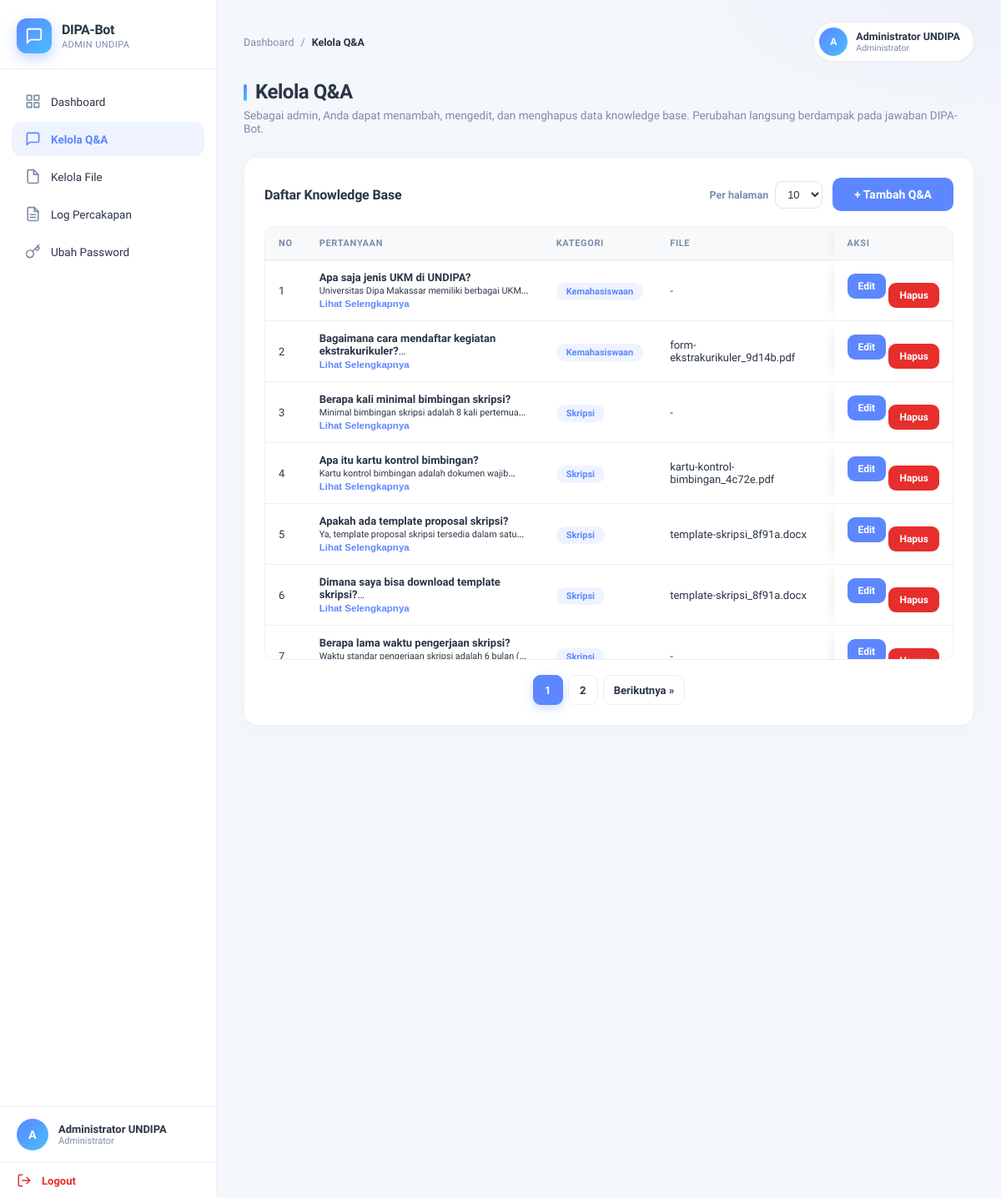
/admin/qa_manage.php (signed in), run on the app's committed database.
### tables this page shows
CREATE TABLE tb_pengetahuan (
    id_pengetahuan INT PRIMARY KEY AUTO_INCREMENT,
    pertanyaan TEXT NOT NULL,
    jawaban TEXT NOT NULL,
    file_lampiran VARCHAR(255) DEFAULT NULL,
    kategori VARCHAR(50) DEFAULT 'Umum',
    created_at TIMESTAMP DEFAULT CURRENT_TIMESTAMP,
    updated_at TIMESTAMP DEFAULT CURRENT_TIMESTAMP ON UPDATE CURRENT_TIMESTAMP
);

### admin/qa_manage.php (the view, shortened to what this page needs)
<?php
$db = Database::getInstance()->getConnection();
$adminNama = isset($_SESSION['admin_nama']) ? htmlspecialchars($_SESSION['admin_nama'], ENT_QUOTES, 'UTF-8') : 'Admin';
$perPage = isset($_GET['per']) ? (int)$_GET['per'] : 10;
$perPage = in_array($perPage, [10, 25, 50], true) ? $perPage : 10;
$page = isset($_GET['page']) ? max(1, (int)$_GET['page']) : 1;
$totalPages = 1;
$dataQA = [];
try {
    $totalQA = (int)$db->query("SELECT COUNT(*) FROM tb_pengetahuan")->fetchColumn();
    $totalPages = max(1, (int)ceil($totalQA / $perPage));
    $page = min($page, $totalPages);
    $offset = ($page - 1) * $perPage;
    $stmt = $db->prepare("SELECT id_pengetahuan, pertanyaan, jawaban, kategori, file_lampiran, created_at
                          FROM tb_pengetahuan
                          ORDER BY id_pengetahuan DESC
                          LIMIT ? OFFSET ?");
    $stmt->bindValue(1, $perPage, PDO::PARAM_INT);
    $stmt->bindValue(2, $offset, PDO::PARAM_INT);
    $stmt->execute();
    $dataQA = $stmt->fetchAll(PDO::FETCH_ASSOC);
} catch (PDOException $e) {
    error_log('QA list error: ' . $e->getMessage());
    $pesan = 'Gagal memuat data Q&A.';
}
?>
<!DOCTYPE html>
<html lang="id">
<head>
    <link rel="stylesheet" href="../assets/css/admin.css?v=5">
</head>
<body>
<div class="admin-container">
    <aside class="sidebar">
        <div class="sidebar-brand">
            <div class="brand-logo">
                <svg xmlns="http://www.w3.org/2000/svg" width="22" height="22" viewBox="0 0 24 24" fill="none" stroke="currentColor" stroke-width="2" stroke-linecap="round" stroke-linejoin="round"><path d="M21 15a2 2 0 0 1-2 2H7l-4 4V5a2 2 0 0 1 2-2h14a2 2 0 0 1 2 2z"></path></svg>
            </div>
            <div class="brand-text">
                <h2 class="sidebar-title">DIPA-Bot</h2>
                <p class="sidebar-subtitle">Admin UNDIPA</p>
            </div>
        </div>
        <ul class="sidebar-menu">
            <li><a href="dashboard.php">Dashboard</a></li>
            <li><a href="qa_manage.php" class="active"><svg xmlns="http://www.w3.org/2000/svg" width="20" height="20" viewBox="0 0 24 24" fill="none" stroke="currentColor" stroke-width="2" stroke-linecap="round" stroke-linejoin="round"><path d="M21 15a2 2 0 0 1-2 2H7l-4 4V5a2 2 0 0 1 2-2h14a2 2 0 0 1 2 2z"></path></svg>Kelola Q&A</a></li>
            <li><a href="file_manage.php"><svg xmlns="http://www.w3.org/2000/svg" width="20" height="20" viewBox="0 0 24 24" fill="none" stroke="currentColor" stroke-width="2" stroke-linecap="round" stroke-linejoin="round"><path d="M13 2H6a2 2 0 0 0-2 2v16a2 2 0 0 0 2 2h12a2 2 0 0 0 2-2V9z"></path><polyline points="13 2 13 9 20 9"></polyline></svg>Kelola File</a></li>
            <li><a href="logs.php">Log Percakapan</a></li>
            <li><a href="change_password.php">Ubah Password</a></li>
        </ul>
        <div class="sidebar-user">
            <div class="user-avatar"><?php echo strtoupper(substr($adminNama, 0, 1)); ?></div>
            <div class="user-meta">
                <span class="user-name"><?php echo $adminNama; ?></span>
                <span class="user-role">Administrator</span>
            </div>
        </div>
        <a href="logout.php" class="logout-btn">Logout</a>
    </aside>
    <main class="main-content">
        <div class="topbar">
            <nav class="breadcrumb">
                <a href="dashboard.php">Dashboard</a>
                <span>/</span>
                <span class="current">Kelola Q&A</span>
            </nav>
            <div class="user-chip">
                <div class="chip-avatar"><?php echo strtoupper(substr($adminNama, 0, 1)); ?></div>
                <div class="chip-meta">
                    <span class="chip-name"><?php echo $adminNama; ?></span>
                    <span class="chip-role">Administrator</span>
                </div>
            </div>
        </div>
        <div class="content-header">
            <h1 class="content-title">Kelola Q&A</h1>
            <p class="content-subtitle">Sebagai admin, Anda dapat menambah, mengedit, dan menghapus data knowledge base. Perubahan langsung berdampak pada jawaban DIPA-Bot.</p>
        </div>
        <div class="card">
                <div class="card-header">
                    <h2 class="card-title">Daftar Knowledge Base</h2>
                    <div style="display:flex; gap:12px; align-items:center; flex-wrap:wrap;">
                        <label class="page-size-wrap">Per halaman
                            <select class="page-size" onchange="location.href='qa_manage.php?per='+this.value">
                                <?php foreach ([10, 25, 50] as $n): ?>
                                    <option value="<?php echo $n; ?>" <?php echo $perPage === $n ? 'selected' : ''; ?>><?php echo $n; ?></option>
                                <?php endforeach; ?>
                            </select>
                        </label>
                        <button type="button" class="btn btn-primary btn-inline" onclick="openAddModal()">+ Tambah Q&A</button>
                    </div>
                </div>
                <div class="table-wrap">
                    <table class="data">
                        <thead>
                            <tr>
                                <th>No</th>
                                <th>Pertanyaan</th>
                                <th>Kategori</th>
                                <th>File</th>
                                <th class="sticky-col">Aksi</th>
                            </tr>
                        </thead>
                        <tbody>
                            <?php $no = 1; foreach ($dataQA as $row): ?>
                                <tr>
                                    <td><?php echo $no++; ?></td>
                                    <td>
                                        <div class="cell-main">
                                            <div class="cell-truncate">
                                                <strong><?php echo htmlspecialchars($row['pertanyaan'], ENT_QUOTES, 'UTF-8'); ?></strong>
                                                <br>
                                                <small style="color: var(--gray-light);"><?php echo htmlspecialchars(substr($row['jawaban'], 0, 160), ENT_QUOTES, 'UTF-8'); ?>...</small>
                                            </div>
                                            <button type="button" class="toggle-more">Lihat Selengkapnya</button>
                                        </div>
                                    </td>
                                    <td><span class="badge-kategori"><?php echo htmlspecialchars($row['kategori'], ENT_QUOTES, 'UTF-8'); ?></span></td>
                                    <td><?php echo !empty($row['file_lampiran']) ? htmlspecialchars($row['file_lampiran'], ENT_QUOTES, 'UTF-8') : '<span style="color:var(--gray-light)">-</span>'; ?></td>
                                    <td class="cell-actions sticky-col">
                                        <a href="qa_manage.php?edit=<?php echo (int)$row['id_pengetahuan']; ?>" class="btn btn-sm btn-blue">Edit</a>
                                        <form method="POST" action="qa_manage.php" class="inline-form" onsubmit="return confirm('Yakin ingin menghapus data ini?');">
                                            <button type="submit" class="btn btn-sm btn-red">Hapus</button>
                                        </form>
                                    </td>
                                </tr>
                            <?php endforeach; ?>
                    </tbody>
                </table>
                </div>
                <?php if ($totalPages > 1): ?>
                    <div class="pagination">
                        <?php
                        $start = max(1, $page - 2);
                        $end = min($totalPages, $page + 2);
                        for ($i = $start; $i <= $end; $i++) {
                            $cls = ($i === $page) ? 'page-link active' : 'page-link';
                            echo '<a class="' . $cls . '" href="qa_manage.php?per=' . $perPage . '&page=' . $i . '">' . $i . '</a>';
                        }
                        ?>
                        <?php if ($page < $totalPages): ?>
                            <a class="page-link" href="qa_manage.php?per=<?php echo $perPage; ?>&page=<?php echo $page + 1; ?>">Berikutnya &raquo;</a>
                        <?php endif; ?>
                    </div>
                <?php endif; ?>
            </div>
    </main>
</div>
</body>
</html>

### data on the page
tb_pengetahuan: pertanyaan "Apa saja jenis UKM di UNDIPA?", jawaban "Universitas Dipa Makassar memiliki berbagai…", kategori "Kemahasiswaan"
tb_pengetahuan: pertanyaan "Bagaimana cara mendaftar kegiatan ekstrakurikuler?", kategori "Kemahasiswaan", file_lampiran "form-ekstrakurikuler_9d14b.pdf"
tb_pengetahuan: pertanyaan "Berapa kali minimal bimbingan skripsi?", jawaban "Minimal bimbingan skripsi adalah 8 kali…", kategori "Skripsi"
tb_pengetahuan: pertanyaan "Apa itu kartu kontrol bimbingan?", jawaban "Kartu kontrol bimbingan adalah dokumen…", kategori "Skripsi", file_lampiran "kartu-kontrol-bimbingan_4c72e.pdf"
tb_pengetahuan: pertanyaan "Apakah ada template proposal skripsi?", jawaban "Ya, template proposal skripsi tersedia dalam…", kategori "Skripsi", file_lampiran "template-skripsi_8f91a.docx"
tb_pengetahuan: pertanyaan "Dimana saya bisa download template skripsi?", kategori "Skripsi", file_lampiran "template-skripsi_8f91a.docx"
tb_pengetahuan: pertanyaan "Berapa lama waktu pengerjaan skripsi?", jawaban "Waktu standar pengerjaan skripsi adalah 6 bulan…", kategori "Skripsi"

### other printed values
substr($adminNama, 0, 1) "A"
$adminNama "Administrator UNDIPA"
form field value "10"
